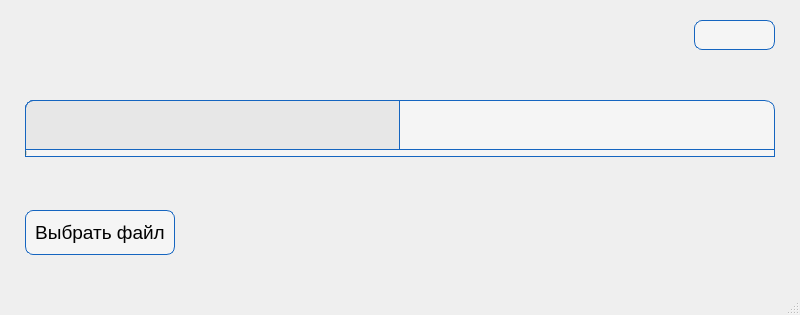
<?xml version="1.0" encoding="UTF-8"?>
<ui version="4.0">
 <class>MainWindow</class>
 <widget class="QMainWindow" name="MainWindow">
  <property name="geometry">
   <rect>
    <x>0</x>
    <y>0</y>
    <width>800</width>
    <height>315</height>
   </rect>
  </property>
  <property name="sizePolicy">
   <sizepolicy hsizetype="Fixed" vsizetype="Fixed">
    <horstretch>0</horstretch>
    <verstretch>0</verstretch>
   </sizepolicy>
  </property>
  <property name="font">
   <font>
    <family>Tahoma</family>
    <pointsize>16</pointsize>
   </font>
  </property>
  <property name="mouseTracking">
   <bool>false</bool>
  </property>
  <property name="windowTitle">
   <string>Клава-треня</string>
  </property>
  <widget class="QWidget" name="centralwidget">
   <widget class="QTextBrowser" name="text_print">
    <property name="enabled">
     <bool>false</bool>
    </property>
    <property name="geometry">
     <rect>
      <x>25</x>
      <y>100</y>
      <width>750</width>
      <height>50</height>
     </rect>
    </property>
    <property name="font">
     <font>
      <family>Tahoma</family>
      <pointsize>25</pointsize>
      <weight>50</weight>
      <bold>false</bold>
     </font>
    </property>
    <property name="styleSheet">
     <string notr="true">background-color: rgba(255,255,255,100);border: 1px solid #1565C0;border-top-right-radius: 10px;border-top-left-radius: 8px;</string>
    </property>
   </widget>
   <widget class="QTextBrowser" name="text_time">
    <property name="enabled">
     <bool>false</bool>
    </property>
    <property name="geometry">
     <rect>
      <x>694</x>
      <y>20</y>
      <width>81</width>
      <height>30</height>
     </rect>
    </property>
    <property name="font">
     <font>
      <family>Courier</family>
      <pointsize>11</pointsize>
     </font>
    </property>
    <property name="styleSheet">
     <string notr="true">background-color: rgba(255,255,255,100);border: 1px solid #1565C0;border-radius: 8px;</string>
    </property>
   </widget>
   <widget class="QProgressBar" name="progress">
    <property name="geometry">
     <rect>
      <x>25</x>
      <y>149</y>
      <width>750</width>
      <height>8</height>
     </rect>
    </property>
    <property name="styleSheet">
     <string notr="true">background-color: rgba(255,255,255,100);border: 1px solid #1565C0;</string>
    </property>
    <property name="value">
     <number>0</number>
    </property>
    <property name="textVisible">
     <bool>false</bool>
    </property>
   </widget>
   <widget class="QLabel" name="text_name">
    <property name="geometry">
     <rect>
      <x>25</x>
      <y>20</y>
      <width>261</width>
      <height>35</height>
     </rect>
    </property>
    <property name="font">
     <font>
      <pointsize>18</pointsize>
     </font>
    </property>
    <property name="text">
     <string/>
    </property>
   </widget>
   <widget class="QPushButton" name="btn_choice">
    <property name="geometry">
     <rect>
      <x>25</x>
      <y>210</y>
      <width>150</width>
      <height>45</height>
     </rect>
    </property>
    <property name="font">
     <font>
      <pointsize>14</pointsize>
     </font>
    </property>
    <property name="cursor">
     <cursorShape>ArrowCursor</cursorShape>
    </property>
    <property name="styleSheet">
     <string notr="true">background-color: rgba(255,255,255,100);border: 1px solid #1565C0;border-radius: 8px;</string>
    </property>
    <property name="text">
     <string>Выбрать файл</string>
    </property>
   </widget>
   <widget class="QTextBrowser" name="block_grey">
    <property name="enabled">
     <bool>false</bool>
    </property>
    <property name="geometry">
     <rect>
      <x>25</x>
      <y>100</y>
      <width>375</width>
      <height>50</height>
     </rect>
    </property>
    <property name="styleSheet">
     <string notr="true">background-color: rgba(100,100,100,25);border: 1px solid #1565C0;border-top-left-radius: 8px;</string>
    </property>
    <property name="html">
     <string>&lt;!DOCTYPE HTML PUBLIC &quot;-//W3C//DTD HTML 4.0//EN&quot; &quot;http://www.w3.org/TR/REC-html40/strict.dtd&quot;&gt;
&lt;html&gt;&lt;head&gt;&lt;meta name=&quot;qrichtext&quot; content=&quot;1&quot; /&gt;&lt;style type=&quot;text/css&quot;&gt;
p, li { white-space: pre-wrap; }
&lt;/style&gt;&lt;/head&gt;&lt;body style=&quot; font-family:'MS Shell Dlg 2'; font-size:8.25pt; font-weight:400; font-style:normal;&quot;&gt;
&lt;p align=&quot;center&quot; style=&quot;-qt-paragraph-type:empty; margin-top:0px; margin-bottom:0px; margin-left:0px; margin-right:0px; -qt-block-indent:0; text-indent:0px; font-family:'Tahoma'; font-size:16pt;&quot;&gt;&lt;br /&gt;&lt;/p&gt;&lt;/body&gt;&lt;/html&gt;</string>
    </property>
   </widget>
   <widget class="QLabel" name="text_true">
    <property name="enabled">
     <bool>false</bool>
    </property>
    <property name="geometry">
     <rect>
      <x>25</x>
      <y>205</y>
      <width>750</width>
      <height>35</height>
     </rect>
    </property>
    <property name="text">
     <string/>
    </property>
   </widget>
   <widget class="QLabel" name="text_false">
    <property name="enabled">
     <bool>false</bool>
    </property>
    <property name="geometry">
     <rect>
      <x>25</x>
      <y>170</y>
      <width>750</width>
      <height>35</height>
     </rect>
    </property>
    <property name="text">
     <string/>
    </property>
   </widget>
   <widget class="QLabel" name="text_info">
    <property name="enabled">
     <bool>false</bool>
    </property>
    <property name="geometry">
     <rect>
      <x>25</x>
      <y>55</y>
      <width>750</width>
      <height>35</height>
     </rect>
    </property>
    <property name="font">
     <font>
      <pointsize>16</pointsize>
      <weight>50</weight>
      <italic>false</italic>
      <bold>false</bold>
     </font>
    </property>
    <property name="text">
     <string/>
    </property>
    <property name="alignment">
     <set>Qt::AlignCenter</set>
    </property>
   </widget>
  </widget>
  <widget class="QMenuBar" name="menubar">
   <property name="geometry">
    <rect>
     <x>0</x>
     <y>0</y>
     <width>800</width>
     <height>21</height>
    </rect>
   </property>
  </widget>
  <widget class="QStatusBar" name="statusbar"/>
 </widget>
 <resources/>
 <connections/>
</ui>
